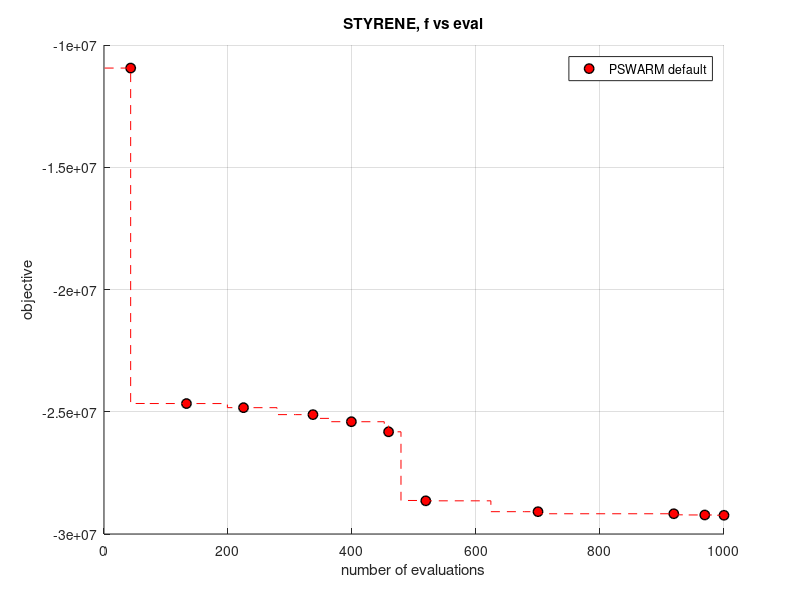

Here is the MATLAB script that generated this plot:
%            b     blue          .     point              -     solid
%            g     green         o     circle             :     dotted
%            r     red           x     x-mark             -.    dashdot 
%            c     cyan          +     plus               --    dashed   
%            m     magenta       *     star             (none)  no line
%            y     yellow        s     square
%            k     black         d     diamond
%            w     white         v     triangle (down)
%                                ^     triangle (up)
%                                <     triangle (left)
%                                >     triangle (right)
%                                p     pentagram
%                                h     hexagram
%         


clear all;


%------------------------------------%
fid = fopen ( 'run.txt','r');
X=fscanf(fid,'%f%f');
fclose(fid);
X=reshape(X,2,length(X)/2);
X=X';

 
%------------------------------------%
% get the steps:
 
for i = 1:size(X,1)-1
     Y1(2*i-1,1)=X(i,1);
     Y1(2*i-1,2)=X(i,2);
     Y1(2*i,1)=X(i+1,1);
     Y1(2*i,2)=X(i,2);
 end
 
 Y1(2*size(X,1)-1,1)=X(size(X,1),1);
 Y1(2*size(X,1)-1,2)=X(size(X,1),2);
 
% 
% 
% 
% for i = 1:size(X,1)-1
%     Y2(2*i-1,1)=X(i,1);
%     Y2(2*i-1,2)=X(i,3);
%     Y2(2*i,1)=X(i+1,1);
%     Y2(2*i,2)=X(i,3);
% end
% 
% Y2(2*size(X,1)-1,1)=X(size(X,1),1);
% Y2(2*size(X,1)-1,2)=X(size(X,1),3);
% 
% 
% 
% 
% for i = 1:size(X,1)-1
%     Y3(2*i-1,1)=X(i,1);
%     Y3(2*i-1,2)=X(i,4);
%     Y3(2*i,1)=X(i+1,1);
%     Y3(2*i,2)=X(i,4);
% end
% 
% Y3(2*size(X,1)-1,1)=X(size(X,1),1);
% Y3(2*size(X,1)-1,2)=X(size(X,1),4);
%   
% 
% 
%------------------------------------%
 
L1=Y1(round(1+linspace(1,length(Y1)-1,11)),:);
% L2=Y2(round(13+linspace(1,length(Y2)-13,13)),:);
% L3=Y3(round(7+linspace(1,length(Y3)-7,12)),:);
% 
% %------------------------------------%
% 
hold on;
   
grid on;
%   
plot ( L1(:,1) , L1(:,2) , 'o', 'LineWidth',1,'MarkerEdgeColor','k','MarkerFaceColor','r','MarkerSize',7 ); 
% plot ( L2(:,1) , L2(:,2) , 'd', 'LineWidth',1,'MarkerEdgeColor','k','MarkerFaceColor','g','MarkerSize',7 ); 
% plot ( L3(:,1) , L3(:,2) , 'v', 'LineWidth',1,'MarkerEdgeColor','k','MarkerFaceColor','b','MarkerSize',7 ); 
%  
%  
plot( Y1(:,1) , Y1(:,2) , 'r--' );
% plot( Y2(:,1) , Y2(:,2) , 'g--' );
% plot( Y3(:,1) , Y3(:,2) , 'b--' );
% 
%  
title ( 'STYRENE, f vs eval' );
%  
% axis ( [0 1000  0  100] );
%  
legend ( 'PSWARM default');
 
 
xlabel ( 'number of evaluations' );
ylabel ( 'objective' );
 
hold off;